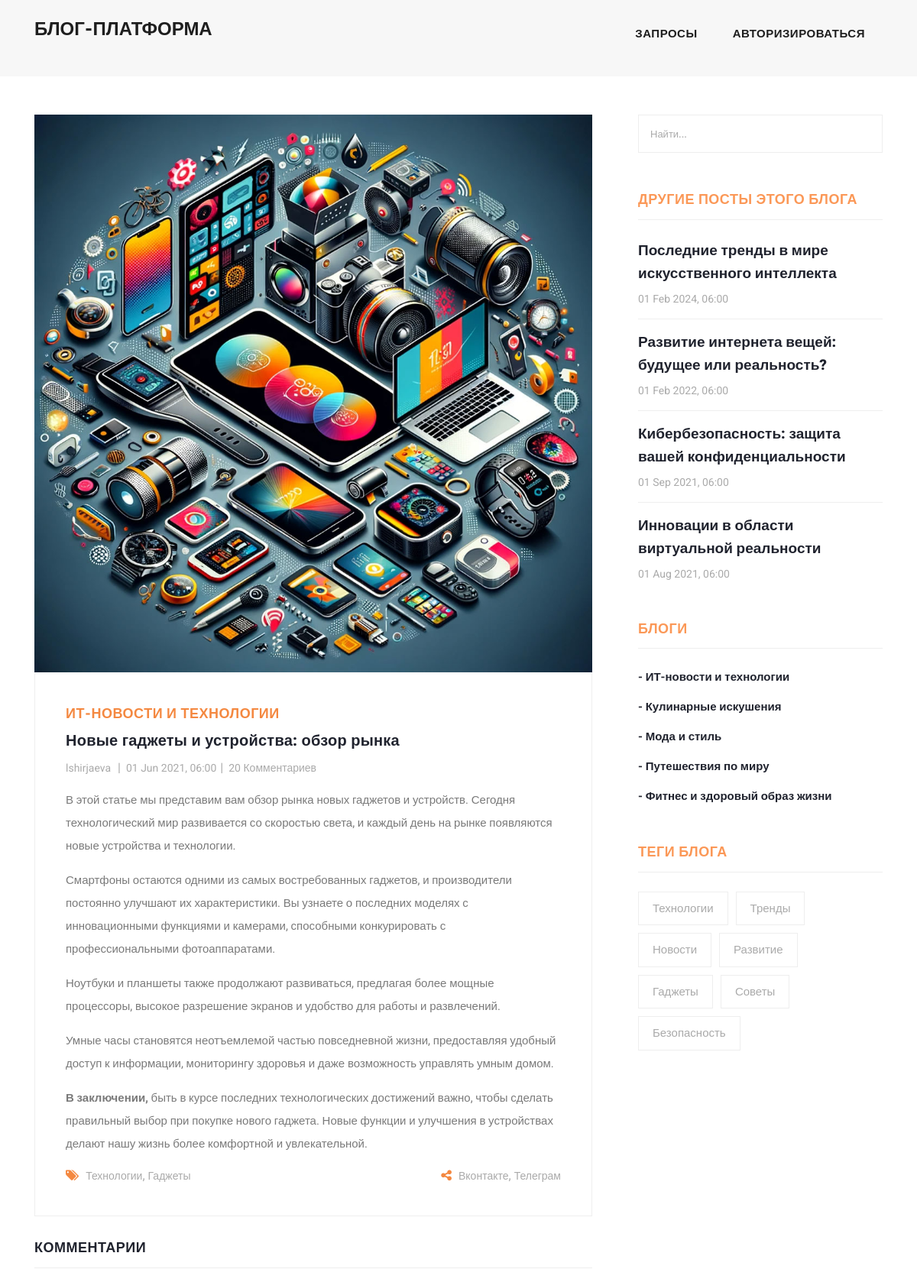
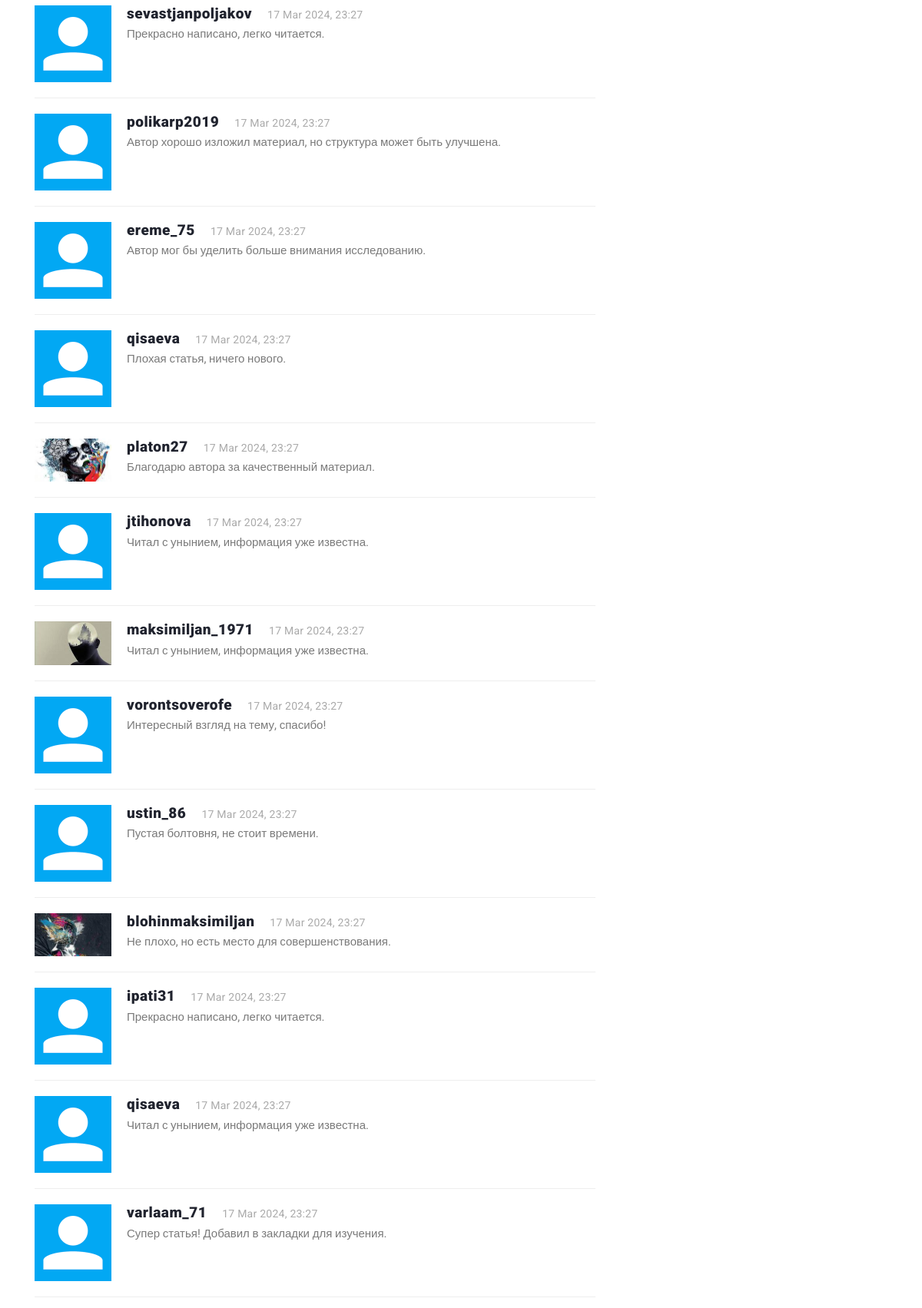
Page /blog/post/novye-gadzhety-i-ustrojstva-obzor-rynka/ (upper part) on the committed database (2 pictures, top to bottom).
### apps/app/models.py (models this page shows, shortened)
class Entry(models.Model):
    DRAFT = 'draft'
    PUBLISHED = 'published'
    SCHEDULED = 'scheduled'
    STATUS_CHOICES = [
        (DRAFT, 'Черновик'),
        (PUBLISHED, 'Опубликовано'),
        (SCHEDULED, 'Отложено'),
    ]
    blog = models.ForeignKey(Blog, on_delete=models.CASCADE,
                             related_name="entryes",
                             verbose_name="блог")  # related_name позволяет создать обратную связь
    headline = models.CharField(max_length=255,
                                verbose_name="заголовок статьи")
    slug_headline = models.SlugField(null=True,
                                     blank=True,
                                     editable=False,
                                     max_length=255,
                                     verbose_name="slug заголовок",
                                     help_text="""Если не указать,
        то конвертирует самостоятельно, если указать, то запишет,
        что указали (slug значение)""")  # Можно указать primary_key=True, тогда будет идентифицироваться в БД вместо id
    summary = models.TextField(verbose_name="краткое описание")
    body_text = HTMLField('текст статьи', default='', blank=True)
    image = models.ImageField(upload_to='image_entry',
                              default='image_entry/default.jpg',
                              null=True,
                              blank=True,
                              verbose_name="картинка")
    pub_date = models.DateTimeField(null=True,
                                    blank=True,
                                    verbose_name="дата публикации")
    status = models.CharField(max_length=20, choices=STATUS_CHOICES,
                              default=PUBLISHED, blank=True)
    mod_date = models.DateField(auto_now=True)
    authors = models.ManyToManyField(AuthorProfile,
                                     related_name="entrys",
                                     verbose_name="авторы",
                                     help_text="""Укажите
                                     автора и соавторов, если они есть.
                                     Зажмите Ctrl, чтобы выделить несколько
                                     авторов""")
    number_of_comments = models.IntegerField(default=0, blank=True)
    number_of_pingbacks = models.IntegerField(default=0, blank=True)
    rating = models.FloatField(default=0.0, blank=True)
    tags = models.ManyToManyField('Tag', verbose_name="теги статьи")
    class Meta:
        unique_together = ('blog', 'headline', 'slug_headline')
        ordering = ('-pub_date',)  # При выводе запроса проводить сортировку по дате
        permissions = [
            ("can_view_entry", "Может просматривать статью"),
            ("can_add_entry", "Может создать статью"),
            ("can_change_entry", "Может изменять статью"),
            ("can_delete_entry", "Может удалять статью"),
        ]

class Blog(models.Model):
    name = models.CharField(max_length=100,
                            unique=True,
                            verbose_name="Название блога",
                            help_text="Название блога уникальное. Ограничение 100 знаков")
    slug_name = models.SlugField(unique=True,
                                 verbose_name="Slug поле названия",
                                 help_text="Название написанное транслитом, для человекочитаемости. Название уникальное.")
    headline = models.TextField(max_length=255,
                                verbose_name="Короткий слоган",
                                null=True, blank=True,
                                help_text="Ограничение 255 символов.")
    description = models.TextField(null=True, blank=True,
                                   verbose_name="Описание блога",
                                   help_text="О чем этот блог? Для кого он, в чем его ценность?")
    created_at = models.DateTimeField(
        auto_now_add=True
    )  # Дата и время создания объекта сущности в базе данных
    updated_at = models.DateTimeField(
        auto_now=True
    )  # Дата и время обновления объекта сущности в базе данных
    class Meta:
        verbose_name = "Блог"
        verbose_name_plural = "Блоги"
        unique_together = (
            'name', 'slug_name'
        )  # Условие на то, что поля 'name' и 'slug_name' должны создавать уникальную группу

class AuthorProfile(models.Model):
    user = models.OneToOneField(User, on_delete=models.CASCADE,
                                related_name="author_profile")
    bio = models.TextField(blank=True,
                           null=True,
                           help_text="Короткая биография",
                           )
    created_at = models.DateTimeField(
        auto_now_add=True
    )  # Дата и время создания объекта сущности в базе данных
    updated_at = models.DateTimeField(
        auto_now=True
    )  # Дата и время обновления объекта сущности в базе данных
    class Meta:
        verbose_name = "Профиль автора"
        verbose_name_plural = "Профили авторов"

class Tag(models.Model):
    name = models.CharField(max_length=50,
                            help_text="Ограничение на 50 символов",
                            verbose_name="Имя тега")
    slug_name = models.SlugField()
    created_at = models.DateTimeField(
        auto_now_add=True
    )  # Дата и время создания объекта сущности в базе данных
    updated_at = models.DateTimeField(
        auto_now=True
    )  # Дата и время обновления объекта сущности в базе данных

class Comment(models.Model):
    user = models.ForeignKey(User, on_delete=models.SET_NULL,
                             related_name='comments', null=True)
    entry = models.ForeignKey(Entry, on_delete=models.SET_NULL,
                              related_name='comments', null=True)
    text = models.TextField()
    parent = models.ForeignKey('self',
                               on_delete=models.CASCADE,
                               null=True,
                               blank=True,
                               related_name='children',
                               verbose_name="родительский комментарий",
                               help_text="Комментарий с которого началась новая ветка",
                               )
    created_at = models.DateTimeField(
        auto_now_add=True
    )  # Дата и время создания объекта сущности в базе данных
    updated_at = models.DateTimeField(
        auto_now=True
    )  # Дата и время обновления объекта сущности в базе данных

class UserProfile(models.Model):
    user = models.OneToOneField(User, on_delete=models.CASCADE, related_name="user_profile")
    avatar = models.ImageField(upload_to='avatars/',
                               default='avatars/unnamed.png',
                               null=True,
                               blank=True)
    phone_regex = RegexValidator(
        regex=r'^\+79\d{9}$',
        message="Phone number must be entered in the format: '+79123456789'."
    )
    phone_number = models.CharField(validators=[phone_regex],
                                    max_length=12,
                                    blank=True,
                                    null=True,
                                    unique=True,
                                    help_text="Формат +79123456789",
                                    )  # максимальная длина 12 символов
    city = models.CharField(max_length=120,
                            blank=True,
                            null=True,
                            help_text="Город проживания",
                            )
    created_at = models.DateTimeField(
        auto_now_add=True
    )  # Дата и время создания объекта сущности в базе данных
    updated_at = models.DateTimeField(
        auto_now=True
    )  # Дата и время обновления объекта сущности в базе данных

### apps/app/views.py (the view, shortened to what this page needs)
# urls.py: path('blog/post/<slug:slug>/', PostDetailView.as_view(), name='post-detail'),
class PostDetailView(DetailView):
    model = Entry  # модель, которая будет браться за основу. В шаблоне можно получить данные из названия модели
    slug_field = "slug_headline"  # Для идентификации объекта по полю slug передаём название поля slug из БД
    template_name = 'app/post_detail.html'  # можно не указывать, но тогда по умолчанию файл должен
    def get_context_data(self, **kwargs):
        context = super().get_context_data(**kwargs)
        context["blog_entryes"] = self.get_queryset().filter(blog=context['entry'].blog).exclude(id=context['entry'].id)
        context["blogs"] = Blog.objects.values('name', 'slug_name')
        context["blog_tags"] = Tag.objects.filter(entry__blog=context['entry'].blog).distinct()
        return context

### apps/app/templates/app/post_detail.html (shortened to what this page needs)
{% extends 'app/base_blog.html' %}
{% load static %}
{% block content %}
    <section class="blog-posts grid-system" style="margin-top: 0px">
      <div class="container">
        <div class="row">
          <div class="col-lg-8">
            <div class="all-blog-posts">
              <div class="row">
                <div class="col-lg-12">
                  <div class="blog-post-blog">
                    <div class="blog-thumb">
                      <img src="{{ entry.image.url }}" alt="">
                    </div>
                    <div class="down-content">
                      <span>{{ entry.blog.name }}</span>
                      <h4>{{ entry.headline }}</h4>
                      <ul class="post-info">
                        <li>
                          {% for author in entry.authors.all %}
                            <a href="#">{{ author.user }}</a>{% if not forloop.last %}<a>, </a>{% endif %}
                          {% endfor %}
                        </li>
                        <li><a href="#">{{ entry.pub_date|date:"d M Y, H:i"}}</a></li>
                        <li><a href="#comments">{{ entry.number_of_comments }} Комментариев</a></li>
                      </ul>
                      {{ entry.body_text|safe }}
                      <div class="post-options">
                        <div class="row">
                          <div class="col-6">
                            <ul class="post-tags">
                              <li><i class="fa fa-tags"></i></li>
                              {% for tag in entry.tags.all %}
                              <li><a href="#">{{tag.name}}</a>{% if not forloop.last %},{% endif %}</li>
                              {% endfor %}
                            </ul>
                          </div>
                          <div class="col-6">
                            <ul class="post-share">
                              <li><i class="fa fa-share-alt"></i></li>
                              <li><a href="#">Вконтакте</a>, </li>
                              <li><a href="#">Телеграм</a></li>
                            </ul>
                          </div>
                        </div>
                      </div>
                    </div>
                  </div>
                </div>
                <div class="col-lg-12">
                  <div class="sidebar-item comments">
                    <div class="sidebar-heading">
                      <h2 id="comments">Комментарии</h2>
                    </div>
                    <div class="content">
                      <ul>
                        {% for comment in entry.comments.all %}
                            {% if not comment.parent %}
                                <li>
                                    <div class="author-thumb">
                                        <img src="{{ comment.user.user_profile.avatar.url }}" alt="Фото профиля">
                                    </div>
                                    <div class="right-content" id="comment-id-{{ comment.id }}">
                                        <h4>{{ comment.user }}<span>{{ comment.created_at|date:"d M Y, H:i" }}</span></h4>
                                        <p>{{ comment.text }}</p>
                                    </div>
                                </li>
                            {% endif %}
                        {% empty %}
                        <p>Будьте первым, кто оставит комментарий</p>
                        {% endfor %}
                      </ul>
                    </div>
                  </div>
                </div>
              </div>
            </div>
          </div>
          <div class="col-lg-4">
            <div class="sidebar">
              <div class="row">
                <div class="col-lg-12">
                  <div class="sidebar-item search">
                      <div class="post">
                          <form id="search_form" name="gs" method="GET" action="#">
                      <input type="text" name="q" class="searchText" placeholder="Найти..." autocomplete="on">
                    </form>
                      </div>
                  </div>
                </div>
                <div class="col-lg-12">
                  <div class="sidebar-item recent-posts">
                    <div class="sidebar-heading">
                      <h2>Другие посты этого блога</h2>
                    </div>
                    <div class="content">
                      <ul>
                            {% for entry in blog_entryes %}
                          <li><a href="{% url 'app:post-detail' entry.slug_headline %}">
                          <h5>{{ entry.headline }}</h5>
                          <span>{{ entry.pub_date|date:"d M Y, H:i"  }}</span>
                        </a></li>
                          {% endfor %}
                      </ul>
                    </div>
                  </div>
                </div>
                <div class="col-lg-12">
                  <div class="sidebar-item categories">
                    <div class="sidebar-heading">
                      <h2>Блоги</h2>
                    </div>
                    <div class="content">
                      <ul>
                          {% for blog in blogs %}
                              <li><a href="{% url 'app:blog' blog.slug_name %}">- {{ blog.name }}</a></li>
                          {% endfor %}
                      </ul>
                    </div>
                  </div>
                </div>
                <div class="col-lg-12">
                  <div class="sidebar-item tags">
                    <div class="sidebar-heading">
                      <h2>Теги блога</h2>
                    </div>
                    <div class="content">
                      <ul>
                        {% for tag in blog_tags %}
                        <li><a href="#">{{ tag.name }}</a></li>
                        {% endfor %}
                      </ul>
                    </div>
                  </div>
                </div>
              </div>
            </div>
          </div>
        </div>
      </div>
    </section>
{% endblock %}

### rows in the picture
Entry: image (picture), blog.name "ИТ-НОВОСТИ И ТЕХНОЛОГИИ", headline "Новые гаджеты и устройства: обзор рынка", pub_date "01 Jun 2021, 06:00", number_of_comments "20", body_text "В этой статье мы представим вам обзор рынка новых гаджетов и устройств. Сегодня технологический мир развивается со скоростью света, и каждый день на рынке появляются новые устройства и технологии. Смартфоны остаются одними из самых востребованных гаджетов, и производители постоянно улучшают их характеристики. Вы узнаете о последних моделях с инновационными функциями и камерами, способными конкурировать с профессиональными фотоаппаратами. Ноутбуки и планшеты также продолжают развиваться, предлагая более мощные процессоры, высокое разрешение экранов и удобство для работы и развлечений. Умные часы становятся неотъемлемой частью повседневной жизни, предоставляя удобный доступ к информации,…"
AuthorProfile: user "lshirjaeva"
Tag: name "Технологии"
Tag: name "Гаджеты"
Comment: user.user_profile.avatar (picture), user "sevastjanpoljakov", created_at "17 Mar 2024, 23:27", text "Прекрасно написано, легко читается."
Comment: user.user_profile.avatar (picture), user "polikarp2019", created_at "17 Mar 2024, 23:27", text "Автор хорошо изложил материал, но структура может быть улучшена."
Comment: user.user_profile.avatar (picture), user "ereme_75", created_at "17 Mar 2024, 23:27", text "Автор мог бы уделить больше внимания исследованию."
Comment: user.user_profile.avatar (picture), user "qisaeva", created_at "17 Mar 2024, 23:27", text "Плохая статья, ничего нового."
Comment: user.user_profile.avatar (picture), user "platon27", created_at "17 Mar 2024, 23:27", text "Благодарю автора за качественный материал."
Comment: user.user_profile.avatar (picture), user "jtihonova", created_at "17 Mar 2024, 23:27", text "Читал с унынием, информация уже известна."
Comment: user.user_profile.avatar (picture), user "maksimiljan_1971", created_at "17 Mar 2024, 23:27", text "Читал с унынием, информация уже известна."
Comment: user.user_profile.avatar (picture), user "vorontsoverofe", created_at "17 Mar 2024, 23:27", text "Интересный взгляд на тему, спасибо!"
Comment: user.user_profile.avatar (picture), user "ustin_86", created_at "17 Mar 2024, 23:27", text "Пустая болтовня, не стоит времени."
Comment: user.user_profile.avatar (picture), user "blohinmaksimiljan", created_at "17 Mar 2024, 23:27", text "Не плохо, но есть место для совершенствования."
Comment: user.user_profile.avatar (picture), user "ipati31", created_at "17 Mar 2024, 23:27", text "Прекрасно написано, легко читается."
Comment: user.user_profile.avatar (picture), user "qisaeva", created_at "17 Mar 2024, 23:27", text "Читал с унынием, информация уже известна."
Comment: user.user_profile.avatar (picture), user "varlaam_71", created_at "17 Mar 2024, 23:27", text "Супер статья! Добавил в закладки для изучения."
Entry: headline "Последние тренды в мире искусственного интеллекта", pub_date "01 Feb 2024, 06:00"
Entry: headline "Развитие интернета вещей: будущее или реальность?", pub_date "01 Feb 2022, 06:00"
Entry: headline "Кибербезопасность: защита вашей конфиденциальности", pub_date "01 Sep 2021, 06:00"
Entry: headline "Инновации в области виртуальной реальности", pub_date "01 Aug 2021, 06:00"
Tag: name "Тренды"
Tag: name "Новости"
Tag: name "Развитие"
Tag: name "Советы"
Tag: name "Безопасность"

### other values in the picture
{{ blog.name }} "ИТ-новости и технологии" "Кулинарные искушения" "Мода и стиль" "Путешествия по миру" "Фитнес и здоровый образ жизни"
